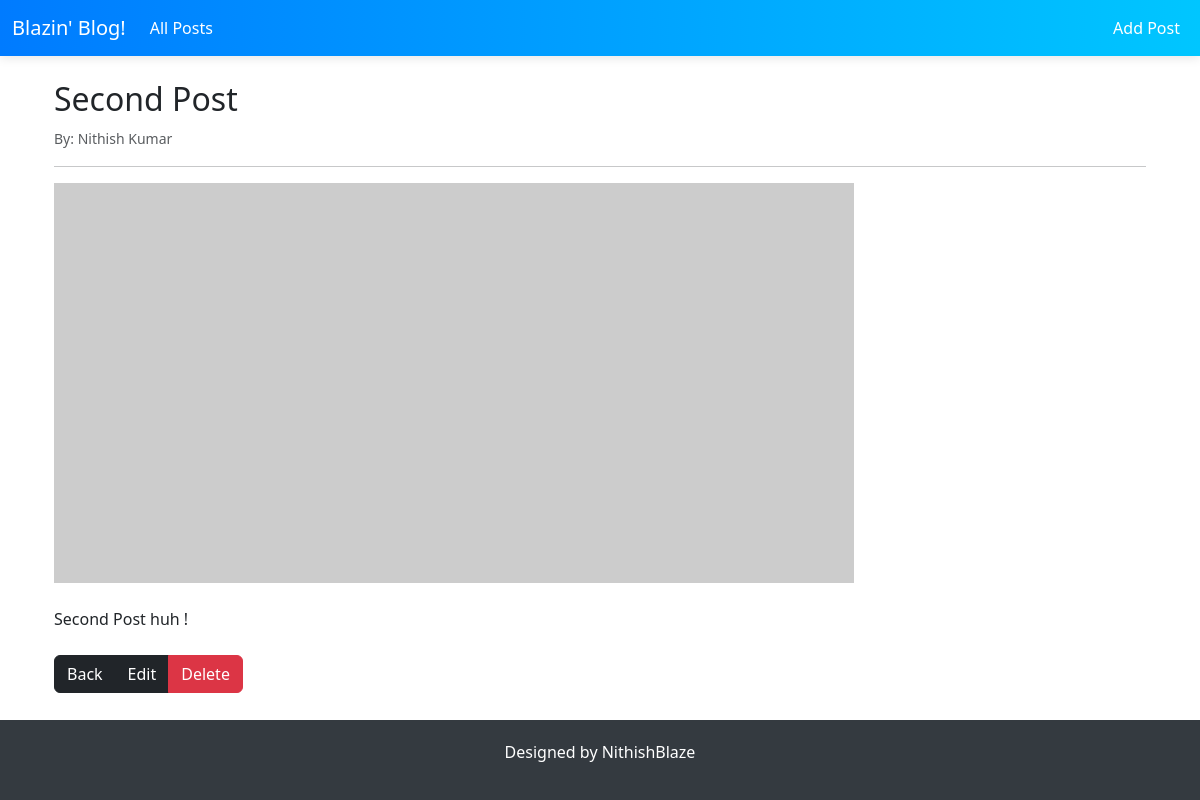
Screenshot of /post/2 with the database file from the repository.
### posts/models.py (models this page shows, shortened)
class Post(models.Model):
    title = models.CharField(max_length=50)
    title_tag = models.CharField(max_length=50)
    image = models.ImageField(null=True , blank=True, upload_to='images/')
    author = models.ForeignKey(User, on_delete = models.CASCADE)
    content = models.TextField()

### posts/views.py (the view)
# urls.py: path('post/<int:pk>',PostView.as_view(), name = 'post-detail'),
class PostView(DetailView):
    model = Post
    template_name = 'posts/specificPost.html'

### posts/templates/posts/specificPost.html (shortened to what this page needs)
{% extends 'posts/base.html' %}
{% block content %}
<div class="container">
    <h2>{{ post.title }}</h2>
    <small class="text-muted">By: {{ post.author.first_name }} {{ post.author.last_name }}</small>
    <hr>
    {% if post.image %}
        <img src="{{ post.image.url }}" alt="{{ post.title }}" class="img-fluid mb-4">
    {% else %}
        <img src="https://via.placeholder.com/800x400" alt="Default Image" class="img-fluid mb-4">
    {% endif %}
    <div class="post-content">
        {{ post.content|safe }}
    </div>
    <br>
    <div class="btn-group" role="group" aria-label="Post Actions">
        <a href="{% url 'home' %}" class="btn btn-dark">Back</a>
        <a href="{% url 'update-post' post.pk %}" class="btn btn-dark">Edit</a>
        <a href="{% url 'delete-post' post.pk %}" class="btn btn-danger">Delete</a>
    </div>
</div>
{% endblock content %}

### posts/templates/posts/base.html (style rules this page uses)
html, body { height: 100%; }
body { display: flex; flex-direction: column; }

### rows the page displays
Post: title "Second Post", author.first_name "Nithish", author.last_name "Kumar", content "Second Post huh !"
